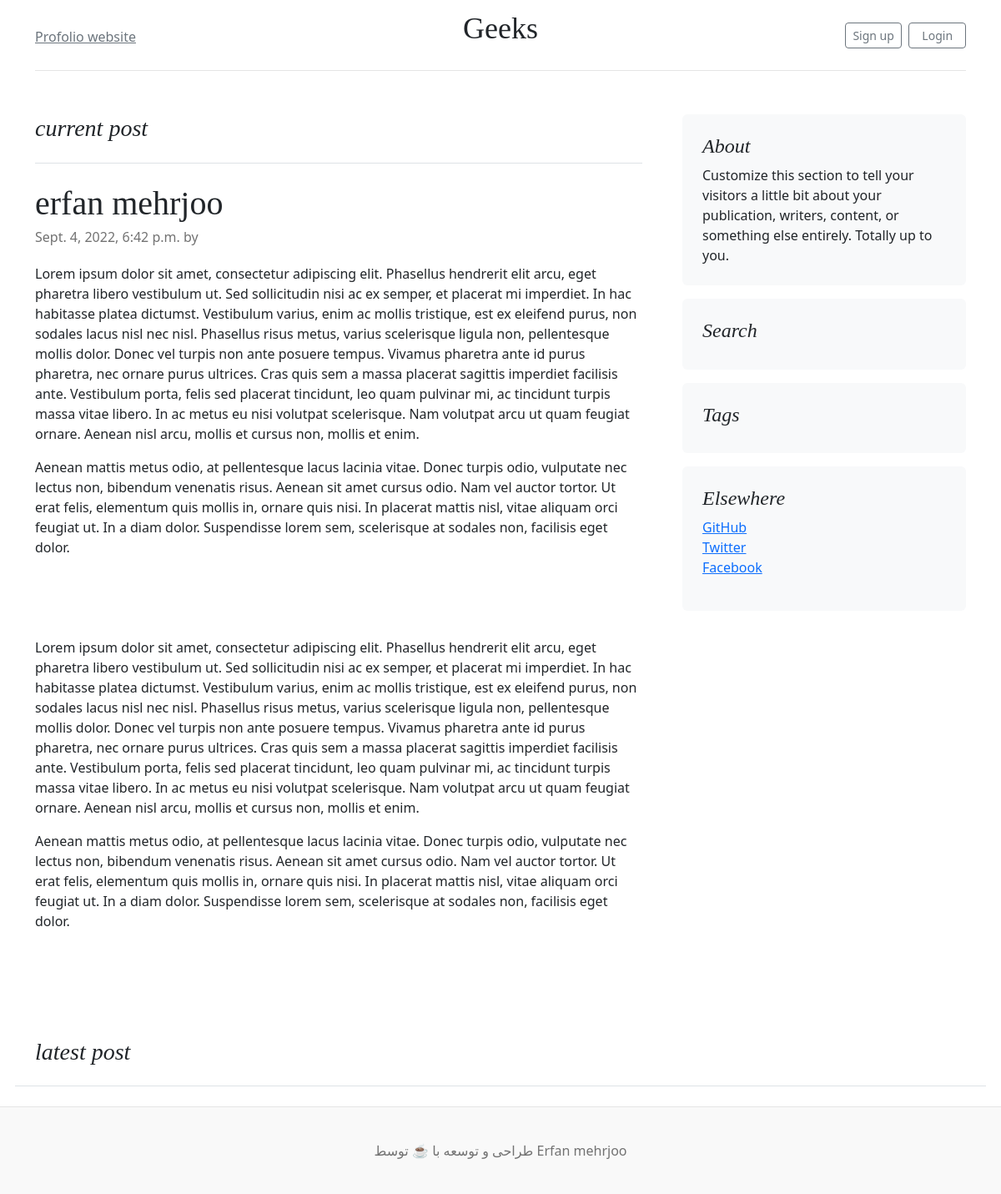
Screenshot of /post/erfan-mehrjoo with the database file from the repository.
### blog/models.py (models this page shows, shortened)
class Post(models.Model):
    title = models.CharField(max_length=100)
    content = RichTextField()
    tag = models.ManyToManyField(Tag , blank=True)
    thumnail = models.ImageField(default = 'thumnail.jpg' , blank = True , null = True)
    user = models.ForeignKey(User , on_delete=models.CASCADE)
    slug = models.SlugField(max_length=100 , unique=True , null=True , blank=True)
    created_date = models.DateTimeField(default=timezone.now)
    created = models.DateTimeField(auto_now_add=True)
    updated = models.DateTimeField(auto_now=True)

### blog/views.py (the view)
# urls.py: path('post/<str:slug>' , post , name='post'),
def post(request , slug):
    post = Post.objects.get(slug=slug)
    return render(request , 'post.html' , context={"post":post})

### templates/post.html
{% extends 'main.html' %}
{% load static %}
{% block post %}
      <article class="blog-post">
        <h2 class="blog-post-title mb-1">{{ post.title }}</h2>
        <p class="blog-post-meta"> {{post.created}} by <a href="#">{{request.user.username}}</a></p>
        {{post.content|safe}}
{% endblock post %}

### templates/main.html (shortened to what this page needs)
{% load static %}
<!doctype html>
<html lang="en">
  <head>
<link href="{% static 'styles/blog.css' %}" rel="stylesheet">
<link href="{% static 'styles/bootstrap.min.css' %}" rel="stylesheet">
    <link href="blog.css" rel="stylesheet">
  </head>
  <body>
<div class="container">
  <header class="blog-header lh-1 py-3">
    <div class="row flex-nowrap justify-content-between align-items-center">
      <div class="col-4 pt-1">
        <a class="link-secondary" href="https://erfanmehrjoo.ir">Profolio website</a>
      </div>
      <div class="col-4 text-center">
        <p class="blog-header-logo text-dark">Geeks</p>
      </div>
      <div class="col-4 d-flex justify-content-end align-items-center">
        {% if request.user.is_authenticated %}
        <a class="btn btn-sm btn-outline-secondary" href="{% url 'logout' %}" style="height: 30%; width: 30%;">Log out</a>
        {% else %}
        <a class="btn btn-sm btn-outline-secondary m-2" href="{% url 'register' %}"  style="height: 30%; width: 30%;">Sign up</a>
        <a class="btn btn-sm btn-outline-secondary" href="{% url 'login' %}"  style="height: 30%; width: 30%;">Login</a>
        {% endif %}
      </div>
    </div>
  </header>
  <div class="nav-scroller py-1 mb-2">
    <nav class="nav d-flex justify-content-between">
    </nav>
  </div>
</div>
<main class="container">
  <div class="row g-5">
    <div class="col-md-8">
      <h3 class="pb-4 mb-4 fst-italic border-bottom">
        current post
      </h3>
      {% block post %}
      {% endblock post %}
    </div>
    <div class="col-md-4">
      <div class="position-sticky" style="top: 2rem;">
        <div class="p-4 mb-3 bg-light rounded">
          <h4 class="fst-italic">About</h4>
          <p class="mb-0">Customize this section to tell your visitors a little bit about your publication, writers, content, or something else entirely. Totally up to you.</p>
        </div>
        <div class="p-4 mb-3 bg-light rounded">
          <h4 class="fst-italic">Search</h4>
        </div>
        <div class="p-4 mb-3 bg-light rounded">
          <h4 class="fst-italic">Tags</h4>
        </div>
        <div class="p-8">
          <div class="p-4 mb-3 bg-light rounded">
          <h4 class="fst-italic">Elsewhere</h4>
            <ol class="list-unstyled">
              <li><a href="#">GitHub</a></li>
              <li><a href="#">Twitter</a></li>
              <li><a href="#">Facebook</a></li>
            </ol>
          </div>
        </div>
      </div>
    </div>
    <h3 class="pb-4 mb-4 fst-italic border-bottom">
        latest post
      </h3>
</main>
<footer class="blog-footer md-2">
  <p>طراحی و توسعه با ☕ توسط Erfan mehrjoo</p>
</footer>
  </body>
</html>

### static/styles/blog.css (style rules this page uses)
.blog-header { border-bottom: 1px solid #e5e5e5; }
.blog-header-logo { font-family: "Playfair Display", Georgia, "Times New Roman", serif; font-size: 2.25rem; }
h1, h2, h3, h4, h5, h6 { font-family: "Playfair Display", Georgia, "Times New Roman", serif; }
.blog-post { margin-bottom: 4rem; }
.blog-post-title { font-size: 2.5rem; }
.blog-post-meta { margin-bottom: 1.25rem; color: #727272; }
.blog-footer { padding: 2.5rem 0; color: #727272; text-align: center; background-color: #f9f9f9; border-top: .05rem solid #e5e5e5; }
.blog-footer p:last-child { margin-bottom: 0; }

### templates/main.html (style rules this page uses)
.nav-scroller { position: relative; z-index: 2; height: 2.75rem; overflow-y: hidden; }
.nav-scroller .nav { display: flex; flex-wrap: nowrap; padding-bottom: 1rem; margin-top: -1px; overflow-x: auto; text-align: center; white-space: nowrap; -webkit-overflow-scrolling: touch; }

### rows the page displays
Post: title "erfan mehrjoo", created "Sept. 4, 2022, 6:42 p.m.", content "Lorem ipsum dolor sit amet, consectetur adipiscing elit. Phasellus hendrerit elit arcu, eget pharetra libero vestibulum ut. Sed sollicitudin nisi ac ex semper, et placerat mi imperdiet. In hac habitasse platea dictumst. Vestibulum varius, enim ac mollis tristique, est ex eleifend purus, non sodales lacus nisl nec nisl. Phasellus risus metus, varius scelerisque ligula non, pellentesque mollis dolor. Donec vel turpis non ante posuere tempus. Vivamus pharetra ante id purus pharetra, nec ornare purus ultrices. Cras quis sem a massa placerat sagittis imperdiet facilisis ante. Vestibulum porta, felis sed placerat tincidunt, leo quam pulvinar mi, ac tincidunt turpis massa vitae libero. In ac metus…"
